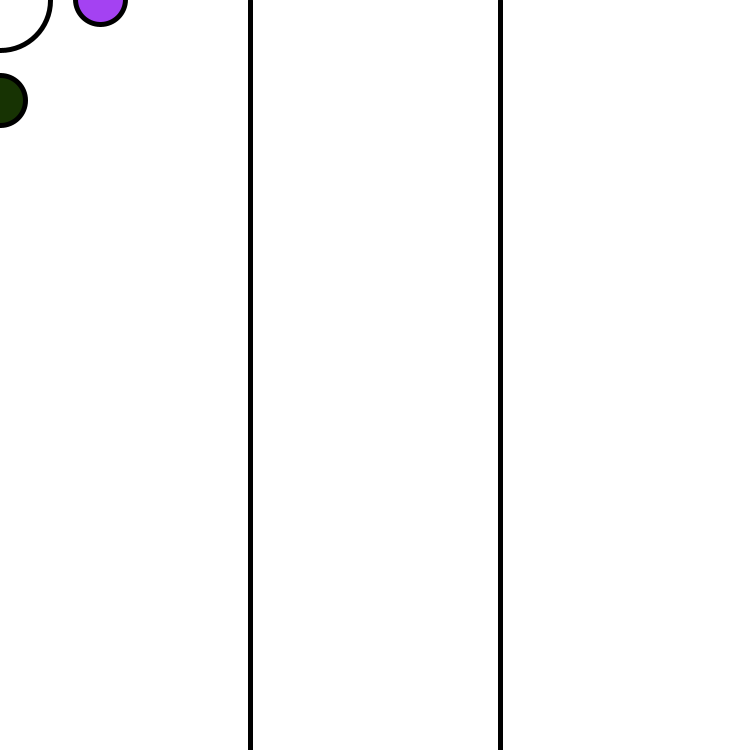
Frame 1 (no input)
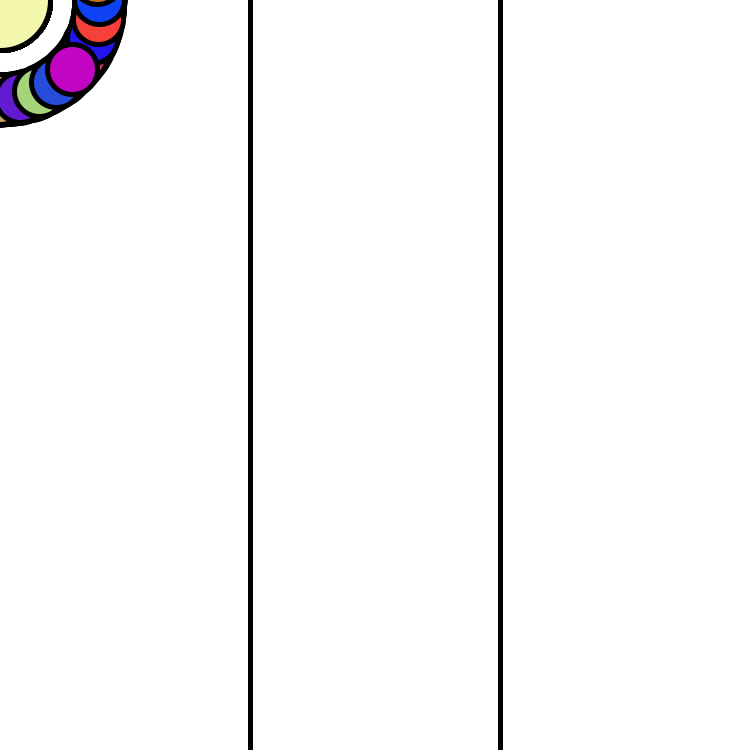
Frame 60 (the mouse pressed at the canvas centre just before this capture)
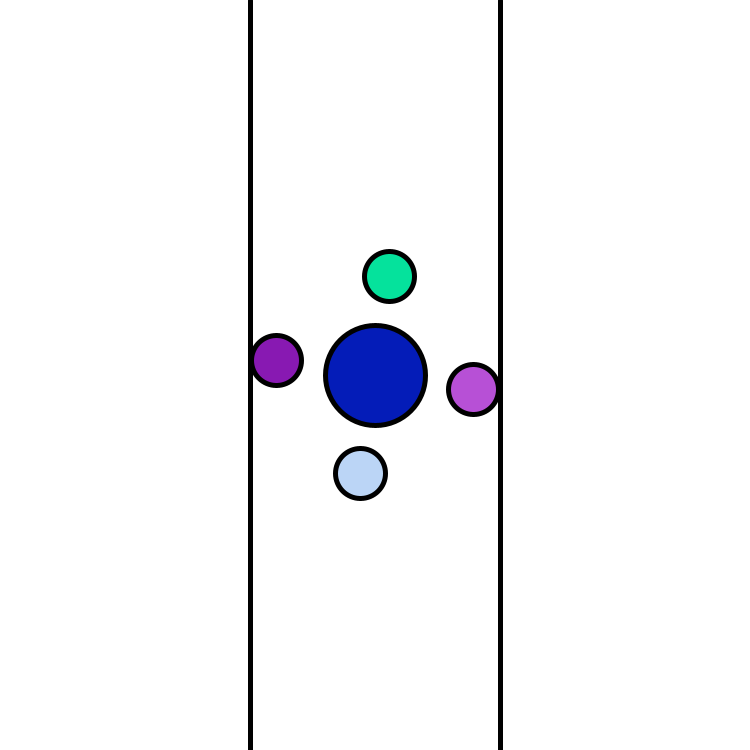
Frame 120 (the mouse held since frame 60 and released just before this capture)

The Processing sketch that drew these frames (run headless with seeded random() and noise(); from frame 60 on, the mouse is pressed at the canvas centre):

// Processing sketch: processing_170837
// ── processing_170837.pde

void setup() {
  background(255);
  size(750, 750); //sets the canvas to 750 by 750 pixels
}
float angle = 0; //sets the initial position of the circle
float speed = 0.1; //sets the speed of rotation
int radius = 100; //sets the distance between the smaller and bigger circles
 
//defines the function circle and sets parameter angle
void circle(float angle) {
  float x = mouseX + sin(angle) * radius; // sets the x coordinate to be (radius) units away from the position of mouseX
  float y = mouseY + cos(angle) * radius; // sets the y coordinate of the circle to be (radius) units away from the position of mouseX
  fill(random(255), random(255), random(255)); // sets the color of the ellipse to a random color
  ellipse(x, y, 50, 50); // draws an ellipse based on the variables x and y, where x represents the x coordinate of the circle while y represents the y coordinate of the circle
  angle = angle + speed; // moves the circle
}
 
void draw() {
//if the mouse is pressed, then a white layer will cover the original, making it appear as if the background was resetted
if (mousePressed) {  
background(255);
  }
  strokeWeight(5); //thickens the stroke of the line 
//a loop that repeats once
for (float i=width/3; i<width; i+= width/3) {
    line(i, 0, i, height); //draws a line
  }
  ellipse(mouseX, mouseY, 100, 100); //draws an ellipse that follows the mouse
  circle(angle + HALF_PI);//draws an ellipse to the right relative to the center circle
  circle(angle + PI);//draws an ellipse to the top relative to the center circle
  circle(angle + 1.5 * PI);//draws an ellipse to the left relative to the center circle
  circle(angle); //draws an ellipse on the bottom relative to the center circle
  //Creates a condition to test whether the x coordinate of the mouse is less than ⅓ of the width or greater than ⅔ of the width. The speed will increase by 0.1 if the width is less than ⅓ of it and increase by 0.5 if the width is greater than ⅔ of the width. If neither condition is true, the speed will increase by 0.2
if (mouseX<=width/3) {    
speed = speed + 0.1; // increase speed by 0.1
    angle = angle + speed;
  } else if (mouseX>=width * 2/3) {
    speed = speed + 0.5; //increases speed by 0.5
    angle = angle + speed;
  } else {
    speed = speed + 0.2; // increases speed by 0.2
    angle = angle + speed;
  }
  speed= 0.1; //resets speed back to 0.1
}
